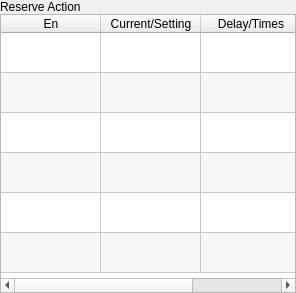
<?xml version="1.0" encoding="UTF-8"?>
<ui version="4.0">
 <class>ICPneumaticActionPage</class>
 <widget class="QWidget" name="ICPneumaticActionPage">
  <property name="geometry">
   <rect>
    <x>0</x>
    <y>0</y>
    <width>296</width>
    <height>293</height>
   </rect>
  </property>
  <property name="windowTitle">
   <string>Form</string>
  </property>
  <layout class="QVBoxLayout" name="verticalLayout">
   <property name="spacing">
    <number>0</number>
   </property>
   <property name="margin">
    <number>0</number>
   </property>
   <item>
    <widget class="QLabel" name="label">
     <property name="text">
      <string>Reserve Action</string>
     </property>
    </widget>
   </item>
   <item>
    <widget class="QTableWidget" name="tableWidget">
     <property name="styleSheet">
      <string notr="true">::item{
height: 33px;
}

::item::QCheckBox{
	spacing: 24px;
}

::indicator {
     width: 32px;
     height: 32px;
 }

::indicator:unchecked 
{
     image: url(:/resource/check_unchecked.png);
 }
::indicator:checked 
{
     image: url(:/resource/check_checked.png);
 }

QRadioButton::indicator:checked:disabled
{
 image: url(:/resource/check_checked_disable.png);
}

QRadioButton::indicator:unchecked:disabled
{
 image: url(:/resource/check_unchecked_disable.png);
}



</string>
     </property>
     <property name="editTriggers">
      <set>QAbstractItemView::NoEditTriggers</set>
     </property>
     <property name="showDropIndicator" stdset="0">
      <bool>false</bool>
     </property>
     <property name="alternatingRowColors">
      <bool>true</bool>
     </property>
     <property name="selectionMode">
      <enum>QAbstractItemView::NoSelection</enum>
     </property>
     <property name="selectionBehavior">
      <enum>QAbstractItemView::SelectRows</enum>
     </property>
     <property name="showGrid">
      <bool>true</bool>
     </property>
     <property name="gridStyle">
      <enum>Qt::SolidLine</enum>
     </property>
     <property name="wordWrap">
      <bool>true</bool>
     </property>
     <property name="cornerButtonEnabled">
      <bool>false</bool>
     </property>
     <attribute name="horizontalHeaderMinimumSectionSize">
      <number>48</number>
     </attribute>
     <attribute name="horizontalHeaderStretchLastSection">
      <bool>true</bool>
     </attribute>
     <attribute name="verticalHeaderVisible">
      <bool>false</bool>
     </attribute>
     <attribute name="verticalHeaderDefaultSectionSize">
      <number>40</number>
     </attribute>
     <attribute name="verticalHeaderMinimumSectionSize">
      <number>40</number>
     </attribute>
     <attribute name="verticalHeaderStretchLastSection">
      <bool>false</bool>
     </attribute>
     <row>
      <property name="text">
       <string>Reserve1</string>
      </property>
     </row>
     <row>
      <property name="text">
       <string>Reserve2</string>
      </property>
     </row>
     <row>
      <property name="text">
       <string>Reserve3</string>
      </property>
     </row>
     <row>
      <property name="text">
       <string>Reserve4</string>
      </property>
     </row>
     <row>
      <property name="text">
       <string>Reserve5</string>
      </property>
     </row>
     <row>
      <property name="text">
       <string>Reserve6</string>
      </property>
     </row>
     <column>
      <property name="text">
       <string>En</string>
      </property>
      <property name="textAlignment">
       <set>AlignHCenter|AlignVCenter|AlignCenter</set>
      </property>
     </column>
     <column>
      <property name="text">
       <string>Current/Setting</string>
      </property>
     </column>
     <column>
      <property name="text">
       <string>Delay/Times</string>
      </property>
     </column>
     <item row="0" column="0">
      <property name="text">
       <string/>
      </property>
      <property name="checkState">
       <enum>Unchecked</enum>
      </property>
     </item>
     <item row="0" column="1">
      <property name="text">
       <string/>
      </property>
     </item>
     <item row="1" column="0">
      <property name="text">
       <string/>
      </property>
      <property name="checkState">
       <enum>Unchecked</enum>
      </property>
     </item>
     <item row="1" column="1">
      <property name="text">
       <string/>
      </property>
     </item>
     <item row="2" column="0">
      <property name="text">
       <string/>
      </property>
      <property name="checkState">
       <enum>Unchecked</enum>
      </property>
     </item>
     <item row="2" column="1">
      <property name="text">
       <string/>
      </property>
     </item>
     <item row="3" column="0">
      <property name="text">
       <string/>
      </property>
      <property name="checkState">
       <enum>Unchecked</enum>
      </property>
     </item>
     <item row="3" column="1">
      <property name="text">
       <string/>
      </property>
     </item>
     <item row="4" column="0">
      <property name="text">
       <string/>
      </property>
      <property name="checkState">
       <enum>Unchecked</enum>
      </property>
     </item>
     <item row="4" column="1">
      <property name="text">
       <string/>
      </property>
     </item>
     <item row="5" column="0">
      <property name="text">
       <string/>
      </property>
      <property name="checkState">
       <enum>Unchecked</enum>
      </property>
     </item>
     <item row="5" column="1">
      <property name="text">
       <string/>
      </property>
     </item>
    </widget>
   </item>
  </layout>
 </widget>
 <resources/>
 <connections/>
</ui>
